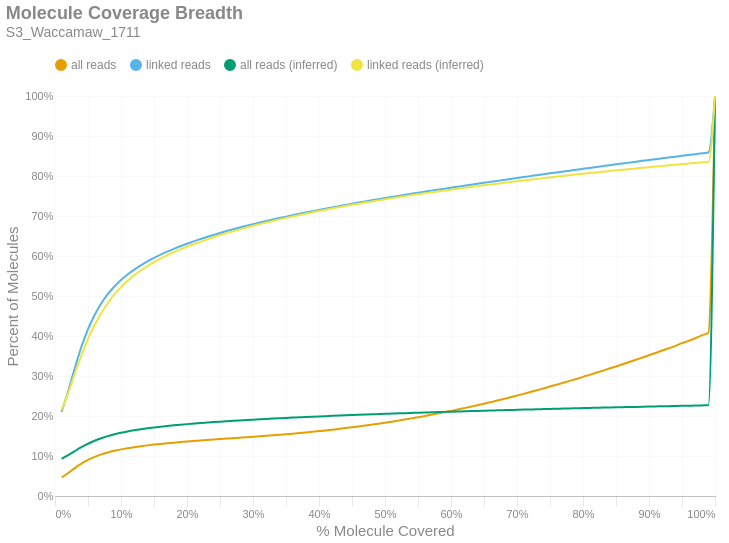

Notebook source saved alongside this figure:
### Markdown cell above
### Molecule Read Coverage
This chart shows molecule coverage breadth as computed by the number of bases aligned to that molecule. In other words, "*how much of each unique long molecule is actually sequenced/aligned?*" Keep in mind there is a distinction between sequences and alignments, since some sequences belonging to a particular molecule may not align well and wouldn't appear in the alignment data. This chart also shows molecule coverage breadth as computed by the *inferred fragment* from which the aligned sequences originate. Unlike read coverage, this calculation takes into account the total insert size, including unsequenced gaps between the forward and reverse reads. Like the previous figures, these are cumulative percents.

### Code cell
if SKIPLR:
    print_html(f"Skipped")
else:
    binned_df = consolidated_hist(valids['coverage_bp'], mask, 0.01, True)
    binned_df_inf = consolidated_hist(valids['coverage_inserts'], mask, 0.01, True)
    binned_df = binned_df.with_columns(pl.lit(binned_df_inf['all reads (cumsum)']).alias('all reads (inferred)'))
    binned_df = binned_df.with_columns(pl.lit(binned_df_inf['linked reads (cumsum)']).alias('linked reads (inferred)'))
    binned_df = binned_df.with_columns(
        (pl.col('bin').cast(pl.Float64) + 0.01).alias('right_edge')
    )

    with SafeRender(binned_df):
        (
            density_plot(binned_df, 'Molecule Coverage Breadth', samplename, 'molcov', ['all reads (inferred)','linked reads (inferred)'])
            .encode(
                #x=alt.X('bin:Q', title="% Molecule Covered").axis(format = '%').scale(padding=0),
                x=alt.X('right_edge:Q', title="% Molecule Covered").axis(format='%').scale(padding=0),
                y=alt.Y('value:Q', title='Percent of Molecules')
                    .axis(format='%')
                    .stack(False)
                    .scale(domainMin=0, padding=0),
                color=alt.Color("key:N").scale(domain = ["all reads", "linked reads", "all reads (inferred)", "linked reads (inferred)"]),
                tooltip = [
                    alt.Tooltip("key:N", title = "Data Type"),
                    alt.Tooltip("range_label:N", title="% Molecule Covered"),
                    alt.Tooltip("value:Q", format = ".2%", title="% Molecules")
                ]
            )
        ).display()

### Figure 1 — Vega-Lite specification as saved in the notebook (floating-point values rounded to 4 significant figures)
{"width": "container", "height": 400, "config": {"title": {"anchor": "start", "dy": -15, "fontSize": 18, "color": "#888888", "subtitleColor": "#888888", "subtitleFontSize": 14}, "arc": {"fill": "#0072B2"}, "axis": {"domainColor": "#888888", "domainWidth": 0.5, "gridWidth": 0.2, "grid": false, "titleFontWeight": 400, "titleFontSize": 15, "labelFontSize": 11, "labelColor": "#888888", "tickColor": "#888888", "tickWidth": 0.2, "titleColor": "#888888"}, "axisBand": {"grid": false}, "axisX": {"grid": true, "tickSize": 10, "domainCap": "round"}, "axisY": {"domain": false, "grid": true, "tickSize": 0, "domainCap": "round"}, "background": "transparent", "header": {"labelFontSize": 15, "labelColor": "#888888", "titleFontSize": 15, "titleFontWeight": 600, "titleColor": "#888888"}, "legend": {"labelFont": "sans-serif", "labelFontSize": 12, "labelColor": "#888888", "symbolSize": 100, "symbolType": "circle", "titleFontSize": 12, "titlePadding": 10, "titleColor": "#888888", "title": null, "orient": "top"}, "range": {"category": ["#E69F00", "#56B4E9", "#009E73", "#F0E442", "#0072B2", "#D55E00", "#CC79A7", "#000000"], "diverging": ["#cfe8f3", "#a2d4ec", "#73bfe2", "#46abdb", "#1696d2", "#12719e"]}, "area": {"fill": "#0072B2", "fillOpacity": 0.7, "line": true, "strokeOpacity": 0.7}, "line": {"color": "#0072B2", "stroke": "#0072B2", "strokeWidth": 2}, "trail": {"color": "#0072B2", "stroke": "#0072B2", "strokeWidth": 0, "size": 1}, "point": {"filled": true, "fillOpacity": 1.0, "size": 95}, "text": {"color": "#888888", "fontSize": 11, "align": "right", "fontWeight": 400, "size": 11}, "bar": {"fill": "#0072B2", "stroke": null}, "view": {"stroke": null, "continuousWidth": 660, "continuousHeight": 400}}, "data": {"name": "data-f872f4fb63aad3f4b587e692a05ea55e"}, "mark": {"type": "line", "interpolate": "monotone", "point": {"opacity": 0, "size": 275}}, "encoding": {"color": {"field": "key", "scale": {"domain": ["all reads", "linked reads", "all reads (inferred)", "linked reads (inferred)"]}, "type": "nominal"}, "tooltip": [{"field": "key", "title": "Data Type", "type": "nominal"}, {"field": "range_label", "title": "% Molecule Covered", "type": "nominal"}, {"field": "value", "format": ".2%", "title": "% Molecules", "type": "quantitative"}], "x": {"axis": {"format": "%"}, "field": "right_edge", "scale": {"padding": 0}, "title": "% Molecule Covered", "type": "quantitative"}, "y": {"axis": {"format": "%"}, "field": "value", "scale": {"domainMin": 0, "padding": 0}, "stack": false, "title": "Percent of Molecules", "type": "quantitative"}}, "params": [{"name": "param_c36ac31b6afebe62", "select": {"type": "point", "fields": ["key"]}, "bind": "legend"}], "title": {"text": "Molecule Coverage Breadth", "subtitle": "S3_Waccamaw_1711"}, "transform": [{"fold": ["all reads (cumsum)", "linked reads (cumsum)", "all reads (inferred)", "linked reads (inferred)"]}, {"calculate": "replace(datum.key, ' (cumsum)', '')", "as": "key"}, {"filter": {"param": "param_c36ac31b6afebe62"}}], "usermeta": {"embedOptions": {"downloadFileName": "S3_Waccamaw_1711.molcov"}}, "$schema": "https://vega.github.io/schema/vega-lite/v6.1.0.json", "datasets": {"data-f872f4fb63aad3f4b587e692a05ea55e": [{"bin": "0.0", "interval": "0.0-0.01", "all reads": 0.04623, "linked reads": 0.2102, "all reads (cumsum)": 0.04623, "linked reads (cumsum)": 0.2102, "range_label": "0.0-0.01", "all reads (inferred)": 0.09276, "linked reads (inferred)": 0.2147, "right_edge": 0.01}, {"bin": "0.01", "interval": "0.01-0.02", "all reads": 0.01122, "linked reads": 0.05235, "all reads (cumsum)": 0.05745, "linked reads (cumsum)": 0.2626, "range_label": "0.01-0.02", "all reads (inferred)": 0.102, "linked reads (inferred)": 0.258, "right_edge": 0.02}, {"bin": "0.02", "interval": "0.02-0.03", "all reads": 0.01222, "linked reads": 0.05741, "all reads (cumsum)": 0.06968, "linked reads (cumsum)": 0.32, "range_label": "0.02-0.03", "all reads (inferred)": 0.1121, "linked reads (inferred)": 0.3056, "right_edge": 0.03}, {"bin": "0.03", "interval": "0.03-0.04", "all reads": 0.01123, "linked reads": 0.05277, "all reads (cumsum)": 0.08091, "linked reads (cumsum)": 0.3728, "range_label": "0.03-0.04", "all reads (inferred)": 0.1219, "linked reads (inferred)": 0.3516, "right_edge": 0.04}, {"bin": "0.04", "interval": "0.04-0.05", "all reads": 0.00939, "linked reads": 0.04417, "all reads (cumsum)": 0.0903, "linked reads (cumsum)": 0.4169, "range_label": "0.04-0.05", "all reads (inferred)": 0.1306, "linked reads (inferred)": 0.3925, "right_edge": 0.05}, {"bin": "0.05", "interval": "0.05-0.06", "all reads": 0.007573, "linked reads": 0.03563, "all reads (cumsum)": 0.09787, "linked reads (cumsum)": 0.4526, "range_label": "0.05-0.06", "all reads (inferred)": 0.138, "linked reads (inferred)": 0.4275, "right_edge": 0.06}, {"bin": "0.06", "interval": "0.06-0.07", "all reads": 0.006149, "linked reads": 0.02883, "all reads (cumsum)": 0.104, "linked reads (cumsum)": 0.4814, "range_label": "0.06-0.07", "all reads (inferred)": 0.1443, "linked reads (inferred)": 0.4571, "right_edge": 0.07}, {"bin": "0.07", "interval": "0.07-0.08", "all reads": 0.004934, "linked reads": 0.02314, "all reads (cumsum)": 0.109, "linked reads (cumsum)": 0.5045, "range_label": "0.07-0.08", "all reads (inferred)": 0.1497, "linked reads (inferred)": 0.4825, "right_edge": 0.08}, {"bin": "0.08", "interval": "0.08-0.09", "all reads": 0.0041, "linked reads": 0.01917, "all reads (cumsum)": 0.1131, "linked reads (cumsum)": 0.5237, "range_label": "0.08-0.09", "all reads (inferred)": 0.1542, "linked reads (inferred)": 0.5038, "right_edge": 0.09}, {"bin": "0.09", "interval": "0.09-0.1", "all reads": 0.0035, "linked reads": 0.01632, "all reads (cumsum)": 0.1166, "linked reads (cumsum)": 0.54, "range_label": "0.09-0.1", "all reads (inferred)": 0.1581, "linked reads (inferred)": 0.5222, "right_edge": 0.1}, {"bin": "0.1", "interval": "0.1-0.11", "all reads": 0.002981, "linked reads": 0.01387, "all reads (cumsum)": 0.1195, "linked reads (cumsum)": 0.5539, "range_label": "0.1-0.11", "all reads (inferred)": 0.1615, "linked reads (inferred)": 0.5379, "right_edge": 0.11}, {"bin": "0.11", "interval": "0.11-0.12", "all reads": 0.002612, "linked reads": 0.01212, "all reads (cumsum)": 0.1221, "linked reads (cumsum)": 0.566, "range_label": "0.11-0.12", "all reads (inferred)": 0.1644, "linked reads (inferred)": 0.5516, "right_edge": 0.12}, {"bin": "0.12", "interval": "0.12-0.13", "all reads": 0.002314, "linked reads": 0.0107, "all reads (cumsum)": 0.1245, "linked reads (cumsum)": 0.5767, "range_label": "0.12-0.13", "all reads (inferred)": 0.167, "linked reads (inferred)": 0.5638, "right_edge": 0.13}, {"bin": "0.13", "interval": "0.13-0.14", "all reads": 0.002101, "linked reads": 0.009713, "all reads (cumsum)": 0.1266, "linked reads (cumsum)": 0.5864, "range_label": "0.13-0.14", "all reads (inferred)": 0.1693, "linked reads (inferred)": 0.5747, "right_edge": 0.14}, {"bin": "0.14", "interval": "0.14-0.15", "all reads": 0.001918, "linked reads": 0.008827, "all reads (cumsum)": 0.1285, "linked reads (cumsum)": 0.5952, "range_label": "0.14-0.15", "all reads (inferred)": 0.1714, "linked reads (inferred)": 0.5845, "right_edge": 0.15}, {"bin": "0.15", "interval": "0.15-0.16", "all reads": 0.001756, "linked reads": 0.008075, "all reads (cumsum)": 0.1302, "linked reads (cumsum)": 0.6033, "range_label": "0.15-0.16", "all reads (inferred)": 0.1733, "linked reads (inferred)": 0.5935, "right_edge": 0.16}, {"bin": "0.16", "interval": "0.16-0.17", "all reads": 0.001618, "linked reads": 0.007413, "all reads (cumsum)": 0.1319, "linked reads (cumsum)": 0.6107, "range_label": "0.16-0.17", "all reads (inferred)": 0.1751, "linked reads (inferred)": 0.6017, "right_edge": 0.17}, {"bin": "0.17", "interval": "0.17-0.18", "all reads": 0.001544, "linked reads": 0.006971, "all reads (cumsum)": 0.1334, "linked reads (cumsum)": 0.6177, "range_label": "0.17-0.18", "all reads (inferred)": 0.1767, "linked reads (inferred)": 0.6095, "right_edge": 0.18}, {"bin": "0.18", "interval": "0.18-0.19", "all reads": 0.001456, "linked reads": 0.006595, "all reads (cumsum)": 0.1349, "linked reads (cumsum)": 0.6243, "range_label": "0.18-0.19", "all reads (inferred)": 0.1783, "linked reads (inferred)": 0.6166, "right_edge": 0.19}, {"bin": "0.19", "interval": "0.19-0.2", "all reads": 0.001383, "linked reads": 0.006231, "all reads (cumsum)": 0.1362, "linked reads (cumsum)": 0.6305, "range_label": "0.19-0.2", "all reads (inferred)": 0.1797, "linked reads (inferred)": 0.6232, "right_edge": 0.2}, {"bin": "0.2", "interval": "0.2-0.21", "all reads": 0.001326, "linked reads": 0.00591, "all reads (cumsum)": 0.1376, "linked reads (cumsum)": 0.6364, "range_label": "0.2-0.21", "all reads (inferred)": 0.181, "linked reads (inferred)": 0.6294, "right_edge": 0.21}, {"bin": "0.21", "interval": "0.21-0.22", "all reads": 0.001286, "linked reads": 0.005664, "all reads (cumsum)": 0.1388, "linked reads (cumsum)": 0.6421, "range_label": "0.21-0.22", "all reads (inferred)": 0.1823, "linked reads (inferred)": 0.6355, "right_edge": 0.22}, {"bin": "0.22", "interval": "0.22-0.23", "all reads": 0.001213, "linked reads": 0.005324, "all reads (cumsum)": 0.1401, "linked reads (cumsum)": 0.6474, "range_label": "0.22-0.23", "all reads (inferred)": 0.1835, "linked reads (inferred)": 0.6411, "right_edge": 0.23}, {"bin": "0.23", "interval": "0.23-0.24", "all reads": 0.001181, "linked reads": 0.005149, "all reads (cumsum)": 0.1412, "linked reads (cumsum)": 0.6526, "range_label": "0.23-0.24", "all reads (inferred)": 0.1847, "linked reads (inferred)": 0.6467, "right_edge": 0.24}, {"bin": "0.24", "interval": "0.24-0.25", "all reads": 0.001159, "linked reads": 0.004965, "all reads (cumsum)": 0.1424, "linked reads (cumsum)": 0.6575, "range_label": "0.24-0.25", "all reads (inferred)": 0.1859, "linked reads (inferred)": 0.6521, "right_edge": 0.25}, {"bin": "0.25", "interval": "0.25-0.26", "all reads": 0.00112, "linked reads": 0.004797, "all reads (cumsum)": 0.1435, "linked reads (cumsum)": 0.6623, "range_label": "0.25-0.26", "all reads (inferred)": 0.187, "linked reads (inferred)": 0.6571, "right_edge": 0.26}, {"bin": "0.26", "interval": "0.26-0.27", "all reads": 0.001119, "linked reads": 0.004603, "all reads (cumsum)": 0.1446, "linked reads (cumsum)": 0.6669, "range_label": "0.26-0.27", "all reads (inferred)": 0.188, "linked reads (inferred)": 0.662, "right_edge": 0.27}, {"bin": "0.27", "interval": "0.27-0.28", "all reads": 0.001117, "linked reads": 0.004413, "all reads (cumsum)": 0.1458, "linked reads (cumsum)": 0.6714, "range_label": "0.27-0.28", "all reads (inferred)": 0.189, "linked reads (inferred)": 0.6666, "right_edge": 0.28}, {"bin": "0.28", "interval": "0.28-0.29", "all reads": 0.001119, "linked reads": 0.004209, "all reads (cumsum)": 0.1469, "linked reads (cumsum)": 0.6756, "range_label": "0.28-0.29", "all reads (inferred)": 0.19, "linked reads (inferred)": 0.6711, "right_edge": 0.29}, {"bin": "0.29", "interval": "0.29-0.3", "all reads": 0.001173, "linked reads": 0.004141, "all reads (cumsum)": 0.148, "linked reads (cumsum)": 0.6797, "range_label": "0.29-0.3", "all reads (inferred)": 0.1909, "linked reads (inferred)": 0.6754, "right_edge": 0.3}, {"bin": "0.3", "interval": "0.3-0.31", "all reads": 0.001185, "linked reads": 0.003938, "all reads (cumsum)": 0.1492, "linked reads (cumsum)": 0.6836, "range_label": "0.3-0.31", "all reads (inferred)": 0.1918, "linked reads (inferred)": 0.6796, "right_edge": 0.31}, {"bin": "0.31", "interval": "0.31-0.32", "all reads": 0.001242, "linked reads": 0.003844, "all reads (cumsum)": 0.1505, "linked reads (cumsum)": 0.6875, "range_label": "0.31-0.32", "all reads (inferred)": 0.1927, "linked reads (inferred)": 0.6837, "right_edge": 0.32}, {"bin": "0.32", "interval": "0.32-0.33", "all reads": 0.001283, "linked reads": 0.003681, "all reads (cumsum)": 0.1518, "linked reads (cumsum)": 0.6912, "range_label": "0.32-0.33", "all reads (inferred)": 0.1936, "linked reads (inferred)": 0.6876, "right_edge": 0.33}, {"bin": "0.33", "interval": "0.33-0.34", "all reads": 0.001318, "linked reads": 0.003599, "all reads (cumsum)": 0.1531, "linked reads (cumsum)": 0.6948, "range_label": "0.33-0.34", "all reads (inferred)": 0.1944, "linked reads (inferred)": 0.6915, "right_edge": 0.34}, {"bin": "0.34", "interval": "0.34-0.35", "all reads": 0.001402, "linked reads": 0.003658, "all reads (cumsum)": 0.1545, "linked reads (cumsum)": 0.6984, "range_label": "0.34-0.35", "all reads (inferred)": 0.1952, "linked reads (inferred)": 0.6953, "right_edge": 0.35}, {"bin": "0.35", "interval": "0.35-0.36", "all reads": 0.001449, "linked reads": 0.003555, "all reads (cumsum)": 0.1559, "linked reads (cumsum)": 0.702, "range_label": "0.35-0.36", "all reads (inferred)": 0.196, "linked reads (inferred)": 0.6989, "right_edge": 0.36}, {"bin": "0.36", "interval": "0.36-0.37", "all reads": 0.001485, "linked reads": 0.003412, "all reads (cumsum)": 0.1574, "linked reads (cumsum)": 0.7054, "range_label": "0.36-0.37", "all reads (inferred)": 0.1968, "linked reads (inferred)": 0.7023, "right_edge": 0.37}, {"bin": "0.37", "interval": "0.37-0.38", "all reads": 0.001546, "linked reads": 0.003271, "all reads (cumsum)": 0.159, "linked reads (cumsum)": 0.7087, "range_label": "0.37-0.38", "all reads (inferred)": 0.1975, "linked reads (inferred)": 0.7058, "right_edge": 0.38}, {"bin": "0.38", "interval": "0.38-0.39", "all reads": 0.001607, "linked reads": 0.003283, "all reads (cumsum)": 0.1606, "linked reads (cumsum)": 0.7119, "range_label": "0.38-0.39", "all reads (inferred)": 0.1982, "linked reads (inferred)": 0.7092, "right_edge": 0.39}, {"bin": "0.39", "interval": "0.39-0.4", "all reads": 0.001719, "linked reads": 0.003232, "all reads (cumsum)": 0.1623, "linked reads (cumsum)": 0.7152, "range_label": "0.39-0.4", "all reads (inferred)": 0.199, "linked reads (inferred)": 0.7124, "right_edge": 0.4}, {"bin": "0.4", "interval": "0.4-0.41", "all reads": 0.001733, "linked reads": 0.003173, "all reads (cumsum)": 0.164, "linked reads (cumsum)": 0.7184, "range_label": "0.4-0.41", "all reads (inferred)": 0.1997, "linked reads (inferred)": 0.7156, "right_edge": 0.41}, {"bin": "0.41", "interval": "0.41-0.42", "all reads": 0.001838, "linked reads": 0.003169, "all reads (cumsum)": 0.1659, "linked reads (cumsum)": 0.7215, "range_label": "0.41-0.42", "all reads (inferred)": 0.2004, "linked reads (inferred)": 0.7188, "right_edge": 0.42}, {"bin": "0.42", "interval": "0.42-0.43", "all reads": 0.001908, "linked reads": 0.003095, "all reads (cumsum)": 0.1678, "linked reads (cumsum)": 0.7246, "range_label": "0.42-0.43", "all reads (inferred)": 0.201, "linked reads (inferred)": 0.7219, "right_edge": 0.43}, {"bin": "0.43", "interval": "0.43-0.44", "all reads": 0.00195, "linked reads": 0.002984, "all reads (cumsum)": 0.1697, "linked reads (cumsum)": 0.7276, "range_label": "0.43-0.44", "all reads (inferred)": 0.2017, "linked reads (inferred)": 0.7249, "right_edge": 0.44}, {"bin": "0.44", "interval": "0.44-0.45", "all reads": 0.00206, "linked reads": 0.003038, "all reads (cumsum)": 0.1718, "linked reads (cumsum)": 0.7306, "range_label": "0.44-0.45", "all reads (inferred)": 0.2024, "linked reads (inferred)": 0.7279, "right_edge": 0.45}, {"bin": "0.45", "interval": "0.45-0.46", "all reads": 0.002139, "linked reads": 0.002978, "all reads (cumsum)": 0.1739, "linked reads (cumsum)": 0.7336, "range_label": "0.45-0.46", "all reads (inferred)": 0.203, "linked reads (inferred)": 0.7308, "right_edge": 0.46}, {"bin": "0.46", "interval": "0.46-0.47", "all reads": 0.002205, "linked reads": 0.002894, "all reads (cumsum)": 0.1761, "linked reads (cumsum)": 0.7365, "range_label": "0.46-0.47", "all reads (inferred)": 0.2036, "linked reads (inferred)": 0.7336, "right_edge": 0.47}, {"bin": "0.47", "interval": "0.47-0.48", "all reads": 0.002325, "linked reads": 0.002783, "all reads (cumsum)": 0.1784, "linked reads (cumsum)": 0.7393, "range_label": "0.47-0.48", "all reads (inferred)": 0.2042, "linked reads (inferred)": 0.7363, "right_edge": 0.48}, {"bin": "0.48", "interval": "0.48-0.49", "all reads": 0.002306, "linked reads": 0.002721, "all reads (cumsum)": 0.1807, "linked reads (cumsum)": 0.742, "range_label": "0.48-0.49", "all reads (inferred)": 0.2048, "linked reads (inferred)": 0.739, "right_edge": 0.49}, {"bin": "0.49", "interval": "0.49-0.5", "all reads": 0.002616, "linked reads": 0.002835, "all reads (cumsum)": 0.1834, "linked reads (cumsum)": 0.7448, "range_label": "0.49-0.5", "all reads (inferred)": 0.2054, "linked reads (inferred)": 0.7418, "right_edge": 0.5}, {"bin": "0.5", "interval": "0.5-0.51", "all reads": 0.002364, "linked reads": 0.002572, "all reads (cumsum)": 0.1857, "linked reads (cumsum)": 0.7474, "range_label": "0.5-0.51", "all reads (inferred)": 0.206, "linked reads (inferred)": 0.7444, "right_edge": 0.51}, {"bin": "0.51", "interval": "0.51-0.52", "all reads": 0.002725, "linked reads": 0.002805, "all reads (cumsum)": 0.1885, "linked reads (cumsum)": 0.7502, "range_label": "0.51-0.52", "all reads (inferred)": 0.2066, "linked reads (inferred)": 0.7469, "right_edge": 0.52}, {"bin": "0.52", "interval": "0.52-0.53", "all reads": 0.002738, "linked reads": 0.002673, "all reads (cumsum)": 0.1912, "linked reads (cumsum)": 0.7529, "range_label": "0.52-0.53", "all reads (inferred)": 0.2071, "linked reads (inferred)": 0.7495, "right_edge": 0.53}, {"bin": "0.53", "interval": "0.53-0.54", "all reads": 0.002843, "linked reads": 0.00269, "all reads (cumsum)": 0.194, "linked reads (cumsum)": 0.7556, "range_label": "0.53-0.54", "all reads (inferred)": 0.2077, "linked reads (inferred)": 0.7519, "right_edge": 0.54}, {"bin": "0.54", "interval": "0.54-0.55", "all reads": 0.002842, "linked reads": 0.002601, "all reads (cumsum)": 0.1969, "linked reads (cumsum)": 0.7582, "range_label": "0.54-0.55", "all reads (inferred)": 0.2082, "linked reads (inferred)": 0.7544, "right_edge": 0.55}, {"bin": "0.55", "interval": "0.55-0.56", "all reads": 0.003028, "linked reads": 0.002611, "all reads (cumsum)": 0.1999, "linked reads (cumsum)": 0.7608, "range_label": "0.55-0.56", "all reads (inferred)": 0.2088, "linked reads (inferred)": 0.7568, "right_edge": 0.56}, {"bin": "0.56", "interval": "0.56-0.57", "all reads": 0.003103, "linked reads": 0.002617, "all reads (cumsum)": 0.203, "linked reads (cumsum)": 0.7634, "range_label": "0.56-0.57", "all reads (inferred)": 0.2093, "linked reads (inferred)": 0.7591, "right_edge": 0.57}, {"bin": "0.57", "interval": "0.57-0.58", "all reads": 0.003092, "linked reads": 0.002476, "all reads (cumsum)": 0.2061, "linked reads (cumsum)": 0.7659, "range_label": "0.57-0.58", "all reads (inferred)": 0.2098, "linked reads (inferred)": 0.7614, "right_edge": 0.58}, {"bin": "0.58", "interval": "0.58-0.59", "all reads": 0.003221, "linked reads": 0.002436, "all reads (cumsum)": 0.2093, "linked reads (cumsum)": 0.7683, "range_label": "0.58-0.59", "all reads (inferred)": 0.2103, "linked reads (inferred)": 0.7636, "right_edge": 0.59}, {"bin": "0.59", "interval": "0.59-0.6", "all reads": 0.003407, "linked reads": 0.002431, "all reads (cumsum)": 0.2127, "linked reads (cumsum)": 0.7708, "range_label": "0.59-0.6", "all reads (inferred)": 0.2108, "linked reads (inferred)": 0.7659, "right_edge": 0.6}, {"bin": "0.6", "interval": "0.6-0.61", "all reads": 0.003308, "linked reads": 0.002381, "all reads (cumsum)": 0.216, "linked reads (cumsum)": 0.7731, "range_label": "0.6-0.61", "all reads (inferred)": 0.2113, "linked reads (inferred)": 0.7682, "right_edge": 0.61}, {"bin": "0.61", "interval": "0.61-0.62", "all reads": 0.003616, "linked reads": 0.002505, "all reads (cumsum)": 0.2196, "linked reads (cumsum)": 0.7756, "range_label": "0.61-0.62", "all reads (inferred)": 0.2118, "linked reads (inferred)": 0.7703, "right_edge": 0.62}, {"bin": "0.62", "interval": "0.62-0.63", "all reads": 0.003645, "linked reads": 0.002482, "all reads (cumsum)": 0.2233, "linked reads (cumsum)": 0.7781, "range_label": "0.62-0.63", "all reads (inferred)": 0.2123, "linked reads (inferred)": 0.7726, "right_edge": 0.63}, {"bin": "0.63", "interval": "0.63-0.64", "all reads": 0.003676, "linked reads": 0.002398, "all reads (cumsum)": 0.227, "linked reads (cumsum)": 0.7805, "range_label": "0.63-0.64", "all reads (inferred)": 0.2128, "linked reads (inferred)": 0.7747, "right_edge": 0.64}, {"bin": "0.64", "interval": "0.64-0.65", "all reads": 0.003783, "linked reads": 0.002481, "all reads (cumsum)": 0.2308, "linked reads (cumsum)": 0.783, "range_label": "0.64-0.65", "all reads (inferred)": 0.2133, "linked reads (inferred)": 0.7768, "right_edge": 0.65}, {"bin": "0.65", "interval": "0.65-0.66", "all reads": 0.003974, "linked reads": 0.002377, "all reads (cumsum)": 0.2347, "linked reads (cumsum)": 0.7854, "range_label": "0.65-0.66", "all reads (inferred)": 0.2137, "linked reads (inferred)": 0.7789, "right_edge": 0.66}, {"bin": "0.66", "interval": "0.66-0.67", "all reads": 0.00387, "linked reads": 0.002364, "all reads (cumsum)": 0.2386, "linked reads (cumsum)": 0.7877, "range_label": "0.66-0.67", "all reads (inferred)": 0.2142, "linked reads (inferred)": 0.7809, "right_edge": 0.67}, {"bin": "0.67", "interval": "0.67-0.68", "all reads": 0.004057, "linked reads": 0.002411, "all reads (cumsum)": 0.2427, "linked reads (cumsum)": 0.7902, "range_label": "0.67-0.68", "all reads (inferred)": 0.2146, "linked reads (inferred)": 0.7829, "right_edge": 0.68}, {"bin": "0.68", "interval": "0.68-0.69", "all reads": 0.004121, "linked reads": 0.002513, "all reads (cumsum)": 0.2468, "linked reads (cumsum)": 0.7927, "range_label": "0.68-0.69", "all reads (inferred)": 0.2151, "linked reads (inferred)": 0.7848, "right_edge": 0.69}, {"bin": "0.69", "interval": "0.69-0.7", "all reads": 0.004281, "linked reads": 0.002376, "all reads (cumsum)": 0.2511, "linked reads (cumsum)": 0.795, "range_label": "0.69-0.7", "all reads (inferred)": 0.2155, "linked reads (inferred)": 0.7868, "right_edge": 0.7}, {"bin": "0.7", "interval": "0.7-0.71", "all reads": 0.004303, "linked reads": 0.002339, "all reads (cumsum)": 0.2554, "linked reads (cumsum)": 0.7974, "range_label": "0.7-0.71", "all reads (inferred)": 0.2159, "linked reads (inferred)": 0.7887, "right_edge": 0.71}, {"bin": "0.71", "interval": "0.71-0.72", "all reads": 0.004417, "linked reads": 0.002309, "all reads (cumsum)": 0.2598, "linked reads (cumsum)": 0.7997, "range_label": "0.71-0.72", "all reads (inferred)": 0.2164, "linked reads (inferred)": 0.7907, "right_edge": 0.72}, {"bin": "0.72", "interval": "0.72-0.73", "all reads": 0.004558, "linked reads": 0.002401, "all reads (cumsum)": 0.2643, "linked reads (cumsum)": 0.8021, "range_label": "0.72-0.73", "all reads (inferred)": 0.2168, "linked reads (inferred)": 0.7926, "right_edge": 0.73}, {"bin": "0.73", "interval": "0.73-0.74", "all reads": 0.004526, "linked reads": 0.002359, "all reads (cumsum)": 0.2689, "linked reads (cumsum)": 0.8045, "range_label": "0.73-0.74", "all reads (inferred)": 0.2173, "linked reads (inferred)": 0.7945, "right_edge": 0.74}, {"bin": "0.74", "interval": "0.74-0.75", "all reads": 0.004806, "linked reads": 0.002282, "all reads (cumsum)": 0.2737, "linked reads (cumsum)": 0.8067, "range_label": "0.74-0.75", "all reads (inferred)": 0.2177, "linked reads (inferred)": 0.7965, "right_edge": 0.75}, {"bin": "0.75", "interval": "0.75-0.76", "all reads": 0.00459, "linked reads": 0.00224, "all reads (cumsum)": 0.2783, "linked reads (cumsum)": 0.809, "range_label": "0.75-0.76", "all reads (inferred)": 0.2181, "linked reads (inferred)": 0.7983, "right_edge": 0.76}, {"bin": "0.76", "interval": "0.76-0.77", "all reads": 0.004771, "linked reads": 0.002221, "all reads (cumsum)": 0.283, "linked reads (cumsum)": 0.8112, "range_label": "0.76-0.77", "all reads (inferred)": 0.2185, "linked reads (inferred)": 0.8002, "right_edge": 0.77}, {"bin": "0.77", "interval": "0.77-0.78", "all reads": 0.004792, "linked reads": 0.002205, "all reads (cumsum)": 0.2878, "linked reads (cumsum)": 0.8134, "range_label": "0.77-0.78", "all reads (inferred)": 0.2189, "linked reads (inferred)": 0.8019, "right_edge": 0.78}, {"bin": "0.78", "interval": "0.78-0.79", "all reads": 0.004854, "linked reads": 0.002202, "all reads (cumsum)": 0.2927, "linked reads (cumsum)": 0.8156, "range_label": "0.78-0.79", "all reads (inferred)": 0.2194, "linked reads (inferred)": 0.8038, "right_edge": 0.79}, {"bin": "0.79", "interval": "0.79-0.8", "all reads": 0.005237, "linked reads": 0.002352, "all reads (cumsum)": 0.2979, "linked reads (cumsum)": 0.818, "range_label": "0.79-0.8", "all reads (inferred)": 0.2198, "linked reads (inferred)": 0.8056, "right_edge": 0.8}, {"bin": "0.8", "interval": "0.8-0.81", "all reads": 0.004894, "linked reads": 0.002235, "all reads (cumsum)": 0.3028, "linked reads (cumsum)": 0.8202, "range_label": "0.8-0.81", "all reads (inferred)": 0.2202, "linked reads (inferred)": 0.8073, "right_edge": 0.81}, {"bin": "0.81", "interval": "0.81-0.82", "all reads": 0.005149, "linked reads": 0.002281, "all reads (cumsum)": 0.308, "linked reads (cumsum)": 0.8225, "range_label": "0.81-0.82", "all reads (inferred)": 0.2206, "linked reads (inferred)": 0.809, "right_edge": 0.82}, {"bin": "0.82", "interval": "0.82-0.83", "all reads": 0.005323, "linked reads": 0.002235, "all reads (cumsum)": 0.3133, "linked reads (cumsum)": 0.8247, "range_label": "0.82-0.83", "all reads (inferred)": 0.221, "linked reads (inferred)": 0.8107, "right_edge": 0.83}, {"bin": "0.83", "interval": "0.83-0.84", "all reads": 0.005327, "linked reads": 0.002244, "all reads (cumsum)": 0.3186, "linked reads (cumsum)": 0.827, "range_label": "0.83-0.84", "all reads (inferred)": 0.2213, "linked reads (inferred)": 0.8124, "right_edge": 0.84}, {"bin": "0.84", "interval": "0.84-0.85", "all reads": 0.005301, "linked reads": 0.002183, "all reads (cumsum)": 0.3239, "linked reads (cumsum)": 0.8291, "range_label": "0.84-0.85", "all reads (inferred)": 0.2217, "linked reads (inferred)": 0.8141, "right_edge": 0.85}, {"bin": "0.85", "interval": "0.85-0.86", "all reads": 0.005485, "linked reads": 0.002151, "all reads (cumsum)": 0.3294, "linked reads (cumsum)": 0.8313, "range_label": "0.85-0.86", "all reads (inferred)": 0.2221, "linked reads (inferred)": 0.8157, "right_edge": 0.86}, {"bin": "0.86", "interval": "0.86-0.87", "all reads": 0.005474, "linked reads": 0.002167, "all reads (cumsum)": 0.3349, "linked reads (cumsum)": 0.8335, "range_label": "0.86-0.87", "all reads (inferred)": 0.2224, "linked reads (inferred)": 0.8172, "right_edge": 0.87}, {"bin": "0.87", "interval": "0.87-0.88", "all reads": 0.005666, "linked reads": 0.002261, "all reads (cumsum)": 0.3405, "linked reads (cumsum)": 0.8357, "range_label": "0.87-0.88", "all reads (inferred)": 0.2228, "linked reads (inferred)": 0.8188, "right_edge": 0.88}, {"bin": "0.88", "interval": "0.88-0.89", "all reads": 0.005608, "linked reads": 0.002137, "all reads (cumsum)": 0.3461, "linked reads (cumsum)": 0.8379, "range_label": "0.88-0.89", "all reads (inferred)": 0.2232, "linked reads (inferred)": 0.8204, "right_edge": 0.89}, {"bin": "0.89", "interval": "0.89-0.9", "all reads": 0.005846, "linked reads": 0.00223, "all reads (cumsum)": 0.352, "linked reads (cumsum)": 0.8401, "range_label": "0.89-0.9", "all reads (inferred)": 0.2235, "linked reads (inferred)": 0.822, "right_edge": 0.9}, {"bin": "0.9", "interval": "0.9-0.91", "all reads": 0.005482, "linked reads": 0.002029, "all reads (cumsum)": 0.3575, "linked reads (cumsum)": 0.8421, "range_label": "0.9-0.91", "all reads (inferred)": 0.2239, "linked reads (inferred)": 0.8236, "right_edge": 0.91}, {"bin": "0.91", "interval": "0.91-0.92", "all reads": 0.006372, "linked reads": 0.002109, "all reads (cumsum)": 0.3638, "linked reads (cumsum)": 0.8442, "range_label": "0.91-0.92", "all reads (inferred)": 0.2243, "linked reads (inferred)": 0.8251, "right_edge": 0.92}, {"bin": "0.92", "interval": "0.92-0.93", "all reads": 0.005567, "linked reads": 0.002084, "all reads (cumsum)": 0.3694, "linked reads (cumsum)": 0.8463, "range_label": "0.92-0.93", "all reads (inferred)": 0.2246, "linked reads (inferred)": 0.8267, "right_edge": 0.93}, {"bin": "0.93", "interval": "0.93-0.94", "all reads": 0.006064, "linked reads": 0.002042, "all reads (cumsum)": 0.3755, "linked reads (cumsum)": 0.8483, "range_label": "0.93-0.94", "all reads (inferred)": 0.225, "linked reads (inferred)": 0.8282, "right_edge": 0.94}, {"bin": "0.94", "interval": "0.94-0.95", "all reads": 0.006592, "linked reads": 0.002076, "all reads (cumsum)": 0.3821, "linked reads (cumsum)": 0.8504, "range_label": "0.94-0.95", "all reads (inferred)": 0.2253, "linked reads (inferred)": 0.8297, "right_edge": 0.95}, {"bin": "0.95", "interval": "0.95-0.96", "all reads": 0.005654, "linked reads": 0.002086, "all reads (cumsum)": 0.3877, "linked reads (cumsum)": 0.8525, "range_label": "0.95-0.96", "all reads (inferred)": 0.2257, "linked reads (inferred)": 0.8312, "right_edge": 0.96}, {"bin": "0.96", "interval": "0.96-0.97", "all reads": 0.006623, "linked reads": 0.002034, "all reads (cumsum)": 0.3943, "linked reads (cumsum)": 0.8545, "range_label": "0.96-0.97", "all reads (inferred)": 0.2261, "linked reads (inferred)": 0.8327, "right_edge": 0.97}, {"bin": "0.97", "interval": "0.97-0.98", "all reads": 0.007224, "linked reads": 0.002048, "all reads (cumsum)": 0.4016, "linked reads (cumsum)": 0.8566, "range_label": "0.97-0.98", "all reads (inferred)": 0.2265, "linked reads (inferred)": 0.8343, "right_edge": 0.98}, {"bin": "0.98", "interval": "0.98-0.99", "all reads": 0.006613, "linked reads": 0.002098, "all reads (cumsum)": 0.4082, "linked reads (cumsum)": 0.8587, "range_label": "0.98-0.99", "all reads (inferred)": 0.2269, "linked reads (inferred)": 0.8353, "right_edge": 0.99}, {"bin": "0.99", "interval": "0.99-1.0", "all reads": 0.5918, "linked reads": 0.1413, "all reads (cumsum)": 1.0, "linked reads (cumsum)": 1.0, "range_label": "0.99-1.0", "all reads (inferred)": 1.0, "linked reads (inferred)": 1.0, "right_edge": 1.0}]}}
